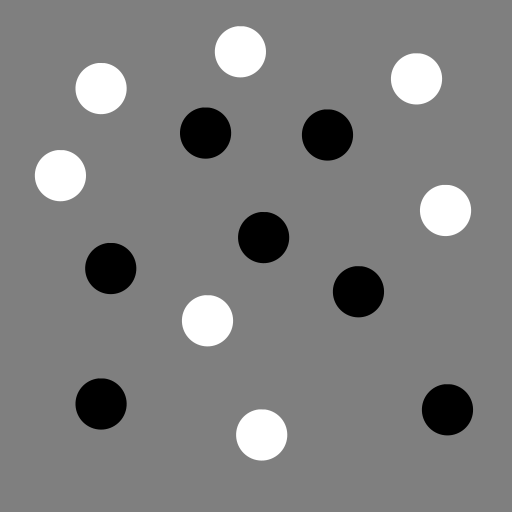
#> input picture 02/images/test_blob_uniform.png, 512 x 512 px
$ python scaleSpaceExerciseSolution.py   (older library calls are emulated)
#> lines starting #> are read from the running program, lines starting #| are printed output that depends on the picture
#!/usr/bin/env python3
# -*- coding: utf-8 -*-
"""
Anders Bjorholm Dahl
abda@dtu.dk
"""
#%%
import numpy as np
import matplotlib.pyplot as plt
import skimage.io
import skimage.feature
import cv2

#%% Computing Gaussian and its second order derivative

data_path = './images/' # replace with your own data path

im = skimage.io.imread(data_path + 'test_blob_uniform.png').astype(np.float)
#> im: shape (512, 512) float64; min 0, max 255, mean 127.1

fig, ax = plt.subplots(1,1,figsize=(10,10),sharex=True,sharey=True)
ax.imshow(im,cmap='gray')

def getGaussDerivative(t):
    '''
    Computes kernels of Gaussian and its derivatives.
    Parameters
    ----------
    t : float
        Vairance - t.

    Returns
    -------
    g : numpy array
        Gaussian.
    dg : numpy array
        First order derivative of Gaussian.
    ddg : numpy array
        Second order derivative of Gaussian
    dddg : numpy array
        Third order derivative of Gaussian.

    '''

    kSize = 5
    s = np.sqrt(t)
    x = np.arange(int(-np.ceil(s*kSize)), int(np.ceil(s*kSize))+1)
    x = np.reshape(x,(-1,1))
    g = np.exp(-x**2/(2*t))
    g = g/np.sum(g)
    dg = -x/t*g
    ddg = -g/t - x/t*dg
    dddg = -2*dg/t - x/t*ddg
    return g, dg, ddg, dddg

g, dg, ddg, dddg = getGaussDerivative(3)
fig, ax = plt.subplots(1,1,figsize=(10,10),sharex=True,sharey=True)
ax.plot(g)
ax.plot(dg)
ax.plot(ddg)
ax.plot(dddg)

#%% Convolve an image

t = 325
g, dg, ddg, dddg = getGaussDerivative(t)

Lg = cv2.filter2D(cv2.filter2D(im, -1, g), -1, g.T)
fig, ax = plt.subplots(1,1,figsize=(10,10),sharex=True,sharey=True)
ax.imshow(Lg,cmap='gray')


#%% Detecting blobs on one scale

im = skimage.io.imread(data_path + 'test_blob_uniform.png').astype(np.float)

Lxx = cv2.filter2D(cv2.filter2D(im, -1, g), -1, ddg.T)
Lyy = cv2.filter2D(cv2.filter2D(im, -1, ddg), -1, g.T)

L_blob = t*(Lxx + Lyy)

# how blob response
fig, ax = plt.subplots(1,1,figsize=(10,10),sharex=True,sharey=True)
pos = ax.imshow(L_blob, cmap='gray')
fig.colorbar(pos)


#%% Find regional maximum in Laplacian
magnitudeThres = 50

coord_pos = skimage.feature.peak_local_max(L_blob, threshold_abs=magnitudeThres)
#> coord_pos = [[132, 205], [237, 263], [268, 110], [291, 358], [409, 447], [134, 327], [403, 101]]
coord_neg = skimage.feature.peak_local_max(-L_blob, threshold_abs=magnitudeThres)
#> coord_neg = [[51, 240], [320, 207], [210, 445], [78, 416], [434, 261], [175, 60], [88, 101]]
coord = np.r_[coord_pos, coord_neg]
#> coord = 14 rows, first 8: [132, 205], [237, 263], [268, 110], [291, 358], [409, 447], [134, 327], [403, 101], [51, 240]

# Show circles
theta = np.arange(0, 2*np.pi, step=np.pi/100)
theta = np.append(theta, 0)
circ = np.array((np.cos(theta),np.sin(theta)))
n = coord.shape[0]
#> n = 14
m = circ.shape[1]

fig, ax = plt.subplots(1,1,figsize=(10,10),sharex=True,sharey=True)
ax.imshow(im, cmap='gray')
plt.plot(coord[:,1], coord[:,0], '.r')
circ_y = np.sqrt(2*t)*np.reshape(circ[0,:],(1,-1)).T*np.ones((1,n)) + np.ones((m,1))*np.reshape(coord[:,0],(-1,1)).T
circ_x = np.sqrt(2*t)*np.reshape(circ[1,:],(1,-1)).T*np.ones((1,n)) + np.ones((m,1))*np.reshape(coord[:,1],(-1,1)).T
plt.plot(circ_x, circ_y, 'r')


#%%%%%%%%%%%%%%%%%%%%%%%%%%%%%%%%%%%%%%%%%%%%%%%%%%%%%%%%%%%%%%%%%%%%%%%%%%%
# Detecting blobs on multiple scales

im = skimage.io.imread(data_path + 'test_blob_varying.png').astype(np.float)
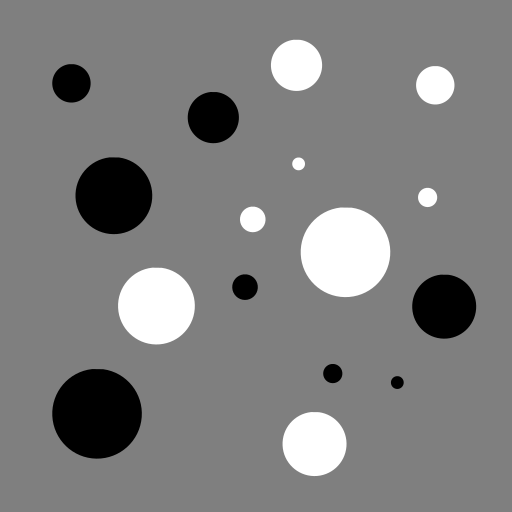
#> input picture 02/images/test_blob_varying.png, 512 x 512 px
#> im: shape (512, 512) float64; min 0, max 255, mean 127.1

t = 15
g, dg, ddg, dddg = getGaussDerivative(t)

r,c = im.shape
#> r = 512; c = 512
n = 100
L_blob_vol = np.zeros((r,c,n))
tStep = np.zeros(n)

Lg = im
for i in range(0,n):
    tStep[i] = t*i
    L_blob_vol[:,:,i] = t*i*(cv2.filter2D(cv2.filter2D(Lg, -1, g), -1, ddg.T) +
        cv2.filter2D(cv2.filter2D(Lg, -1, ddg), -1, g.T))
    Lg = cv2.filter2D(cv2.filter2D(Lg, -1, g), -1, g.T)
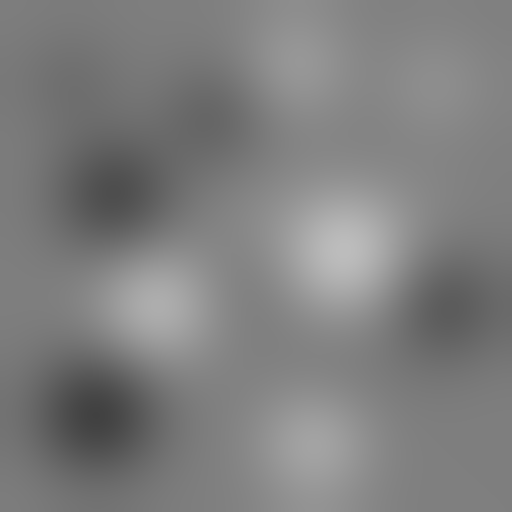
#> Lg: shape (512, 512) float64; min 65.8, max 188.9, mean 127.1
#> after the loop, tStep = 100 values from 0 to 1485


#%% find maxima in scale-space
thres = 40.0
coord_pos = skimage.feature.peak_local_max(L_blob_vol, threshold_abs = thres)
#> coord_pos = [[412, 97, 72], [196, 114, 51], [306, 443, 36], [117, 213, 22], [83, 71, 12], [287, 245, 6], [373, 332, 3], [382, 397, 2]]
coord_neg = skimage.feature.peak_local_max(-L_blob_vol, threshold_abs = thres)
#> coord_neg = [[306, 155, 58], [253, 347, 71], [443, 314, 35], [65, 296, 22], [85, 435, 12], [219, 252, 6], [197, 427, 3], [163, 298, 2]]
coord = np.r_[coord_pos,coord_neg]
#> coord = 16 rows, first 8: [412, 97, 72], [196, 114, 51], [306, 443, 36], [117, 213, 22], [83, 71, 12], [287, 245, 6], [373, 332, 3], [382, 397, 2]

# Show circles
theta = np.arange(0, 2*np.pi, step=np.pi/100)
theta = np.append(theta, 0)
circ = np.array((np.cos(theta),np.sin(theta)))
n = coord.shape[0]
#> n = 16
m = circ.shape[1]

fig, ax = plt.subplots(1,1,figsize=(10,10),sharex=True,sharey=True)
ax.imshow(im, cmap='gray')
plt.plot(coord[:,1], coord[:,0], '.r')
scale = tStep[coord[:,2]]
#> scale = [1080, 765, 540, 330, 180, 90, 45, 30, 870, 1065, 525, 330, 180, 90, 45, 30]
circ_y = np.sqrt(2*scale)*np.reshape(circ[0,:],(1,-1)).T*np.ones((1,n)) + np.ones((m,1))*np.reshape(coord[:,0],(-1,1)).T
circ_x = np.sqrt(2*scale)*np.reshape(circ[1,:],(1,-1)).T*np.ones((1,n)) + np.ones((m,1))*np.reshape(coord[:,1],(-1,1)).T
plt.plot(circ_x, circ_y, 'r')

#%%%%%%%%%%%%%%%%%%%%%%%%%%%%%%%%%%%%%%%%%%%%%%%%%%%%%%%%%%%%%%%%%%%%%%%%%%%%%%
# Detecting blobs in real data (scale space)

# diameter interval and steps
d = np.arange(10, 24.5, step = 0.4)
tStep = np.sqrt(0.5)*((d/2)**2) # convert to scale

# read image and take out a small part
im = skimage.io.imread(data_path + 'SEM.png').astype(np.float)
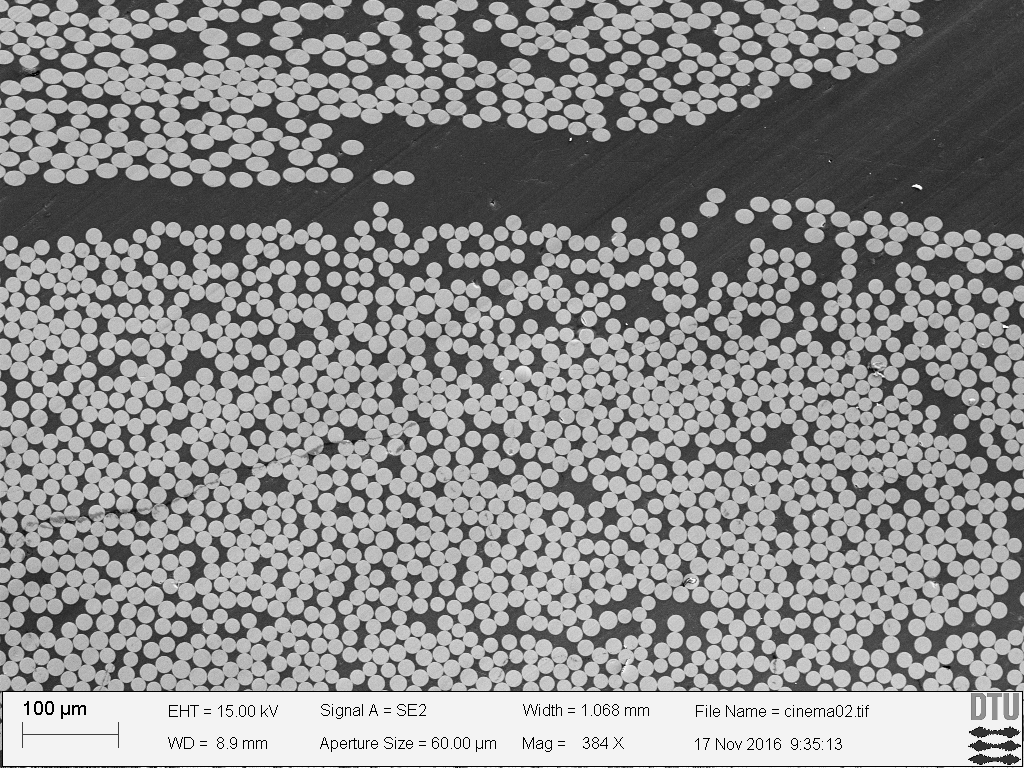
#> input picture 02/images/SEM.png, 1024 x 768 px
#> im: shape (768, 1024) float64; min 0, max 254, mean 141.9
im = im[200:500,200:500]
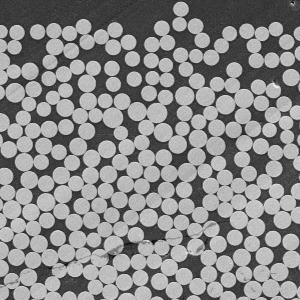
#> im: shape (300, 300) float64; min 16, max 248, mean 139.5

fig, ax = plt.subplots(1,1,figsize=(10,10),sharex=True,sharey=True)
ax.imshow(im, cmap='gray')

#%% Compute scale space

r,c = im.shape
#> r = 300; c = 300
n = d.shape[0]
L_blob_vol = np.zeros((r,c,n))

for i in range(0,n):
    g, dg, ddg, dddg = getGaussDerivative(tStep[i])
    L_blob_vol[:,:,i] = tStep[i]*(cv2.filter2D(cv2.filter2D(im,-1,g),-1,ddg.T) +
                                  cv2.filter2D(cv2.filter2D(im,-1,ddg),-1,g.T))


#%% Find maxima in scale space

thres = 30
coord = skimage.feature.peak_local_max(-L_blob_vol, threshold_abs = thres)
#> coord = 197 rows, first 8: [79, 133, 3], [31, 36, 4], [69, 234, 6], [67, 112, 3], [59, 132, 3], [28, 276, 2], [8, 180, 4], [26, 160, 3]

# Show circles
def getCircles(coord, scale):
    '''
    Comptue circle coordinages

    Parameters
    ----------
    coord : numpy array
        2D array of coordinates.
    scale : numpy array
        scale of individual blob (t).

    Returns
    -------
    circ_x : numpy array
        x coordinates of circle. Each column is one circle.
    circ_y : numpy array
        y coordinates of circle. Each column is one circle.

    '''
    theta = np.arange(0, 2*np.pi, step=np.pi/100)
    theta = np.append(theta, 0)
    circ = np.array((np.cos(theta),np.sin(theta)))
    n = coord.shape[0]
    m = circ.shape[1]
    circ_y = np.sqrt(2*scale)*circ[[0],:].T*np.ones((1,n)) + np.ones((m,1))*coord[:,[0]].T
    circ_x = np.sqrt(2*scale)*circ[[1],:].T*np.ones((1,n)) + np.ones((m,1))*coord[:,[1]].T
    return circ_x, circ_y

scale = tStep[coord[:,2]]
#> scale = 197 values, max 101.8 at index 189, min 19.12 at index 24, mean 23.66
circ_x, circ_y = getCircles(coord[:,0:2], scale)
fig, ax = plt.subplots(1,1,figsize=(10,10),sharex=True,sharey=True)
ax.imshow(im, cmap='gray')
plt.plot(coord[:,1], coord[:,0], '.r')
plt.plot(circ_x, circ_y, 'r')

#%%%%%%%%%%%%%%%%%%%%%%%%%%%%%%%%%%%%%%%%%%%%%%%%%%%%%%%%%%%%%%%%%%%%%%%%%%%%%%
# Localize blobs - Example high resolution lab X-ray CT - find the coordinates
# using Gaussian smoothing and use the scale space to find the scale

im = skimage.io.imread(data_path + 'CT_lab_high_res.png').astype(np.float)/255
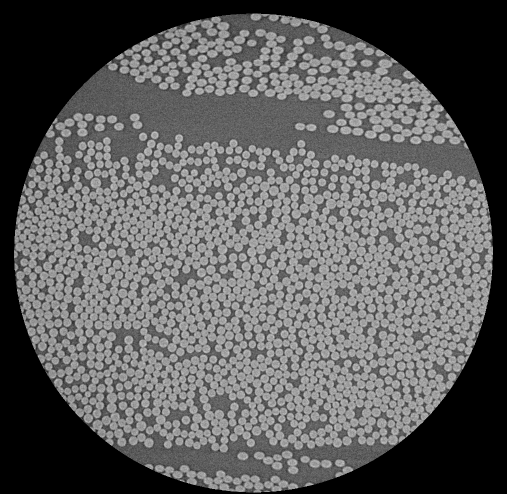
#> input picture 02/images/CT_lab_high_res.png, 1013 x 988 px (shown at 1/2 size)
#> im: shape (988, 1013) float64; min 0, max 221.3, mean 94.2

fig, ax = plt.subplots(1,1,figsize=(10,10),sharex=True,sharey=True)
ax.imshow(im, cmap='gray')

# %% Set parameters
def detectFibers(im, diameterLimit, stepSize, tCenter, thresMagnitude):
    '''
    Detects fibers in images by finding maxima of Gaussian smoothed image

    Parameters
    ----------
    im : numpy array
        Image.
    diameterLimit : numpy array
        2 x 1 vector of limits of diameters of the fibers (in pixels).
    stepSize : float
        step size in pixels.
    tCenter : float
        Scale of the Gaussian for center detection.
    thresMagnitude : float
        Threshold on blob magnitude.

    Returns
    -------
    coord : numpy array
        n x 2 array of coordinates with row and column coordinates in each column.
    scale : numpy array
        n x 1 array of scales t (variance of the Gaussian).

    '''
#> called with diameterLimit = array of shape (2,), stepSize = 0.3, tCenter = 20, thresMagnitude = 8

    radiusLimit = diameterLimit/2
    radiusSteps = np.arange(radiusLimit[0], radiusLimit[1]+0.1, stepSize)
    tStep = radiusSteps**2/np.sqrt(2)

    r,c = im.shape
#> r = 988; c = 1013
    n = tStep.shape[0]
    L_blob_vol = np.zeros((r,c,n))
    for i in range(0,n):
        g, dg, ddg, dddg = getGaussDerivative(tStep[i])
        L_blob_vol[:,:,i] = tStep[i]*(cv2.filter2D(cv2.filter2D(im,-1,g),-1,ddg.T) +
                                      cv2.filter2D(cv2.filter2D(im,-1,ddg),-1,g.T))
    # Detect fibre centers
    g, dg, ddg, dddg = getGaussDerivative(tCenter)
    Lg = cv2.filter2D(cv2.filter2D(im, -1, g), -1, g.T)
#> Lg: shape (988, 1013) float64

    coord = skimage.feature.peak_local_max(Lg, threshold_abs = thresMagnitude)
#> coord = 1963 pairs, first value 35 to 975, second value 35 to 976

    # Find coordinates and size (scale) of fibres
    magnitudeIm = np.min(L_blob_vol, axis = 2)
    scaleIm = np.argmin(L_blob_vol, axis = 2)
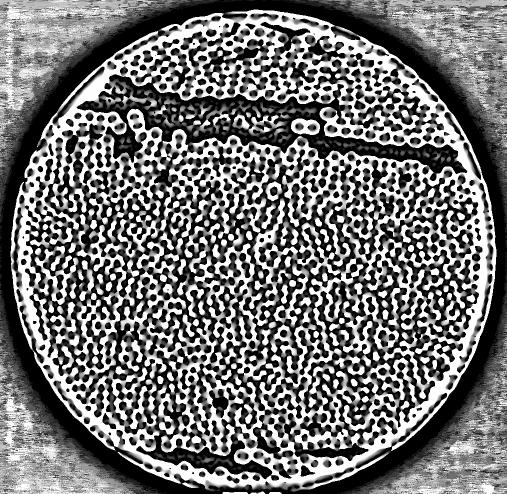
#> scaleIm: shape (988, 1013) int64 (shown at 1/2 size); min 0, max 25, mean 11.3; drawn with min black and max white
    scales = scaleIm[coord[:,0], coord[:,1]]
#> scales = 1963 values, max 25 at index 60, min 0 at index 115, mean 3.39
    magnitudes = -magnitudeIm[coord[:,0], coord[:,1]]
#> magnitudes = 1963 values, max 66.69 at index 1829, min 0.719 at index 1936, mean 27.8
    idx = np.where(magnitudes > thresMagnitude)
    coord = coord[idx[0],:]
#> coord = 1865 pairs, first value 35 to 975, second value 35 to 976
    scale = tStep[scales[idx[0]]]
#> scale = 1865 values, max 110.5 at index 60, min 17.68 at index 115, mean 26.95
    return coord, scale


#%% Set parameters

# Radius limit
diameterLimit = np.array([10,25])
stepSize = 0.3

# Parameter for Gaussian to detect center point
tCenter = 20

# Parameter for finding maxima over Laplacian in scale-space
thresMagnitude = 8

# Detect fibres
coord, scale = detectFibers(im, diameterLimit, stepSize, tCenter, thresMagnitude)

# Plot detected fibres
fig, ax = plt.subplots(1,1,figsize=(10,10),sharex=True,sharey=True)
ax.imshow(im, cmap='gray')
ax.plot(coord[:,1], coord[:,0], 'r.')
circ_x, circ_y = getCircles(coord, scale)
plt.plot(circ_x, circ_y, 'r')
#> figure, not shown here; curve peaks at x = 9, y = 0.23; curve peaks at x = 7, y = 0.0788; curve peaks at x = 6, y = 0.0343
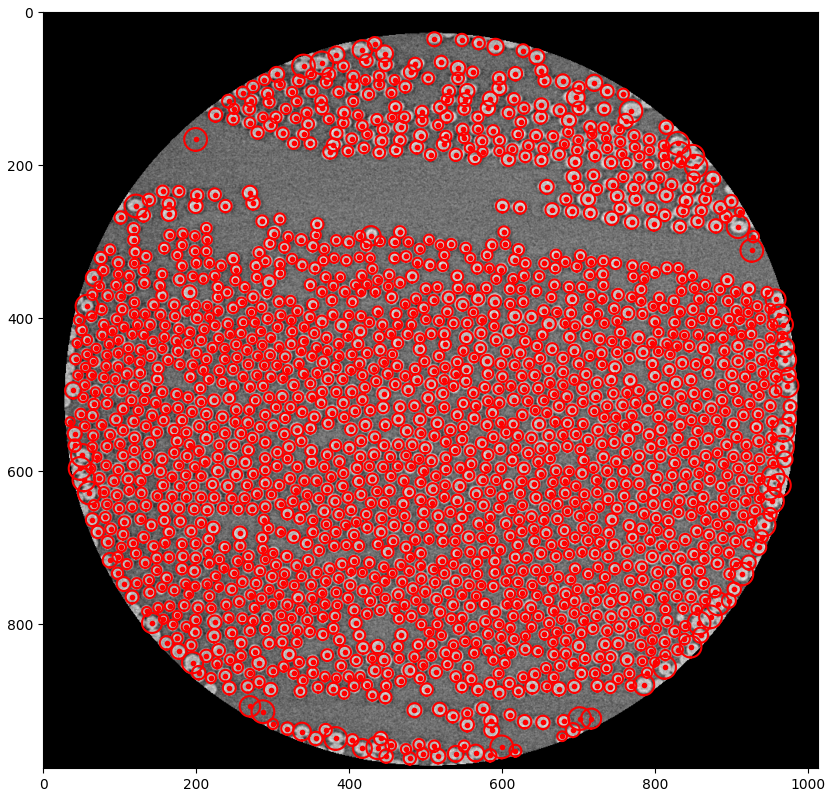
#> figure drawn by matplotlib, 1 panel
